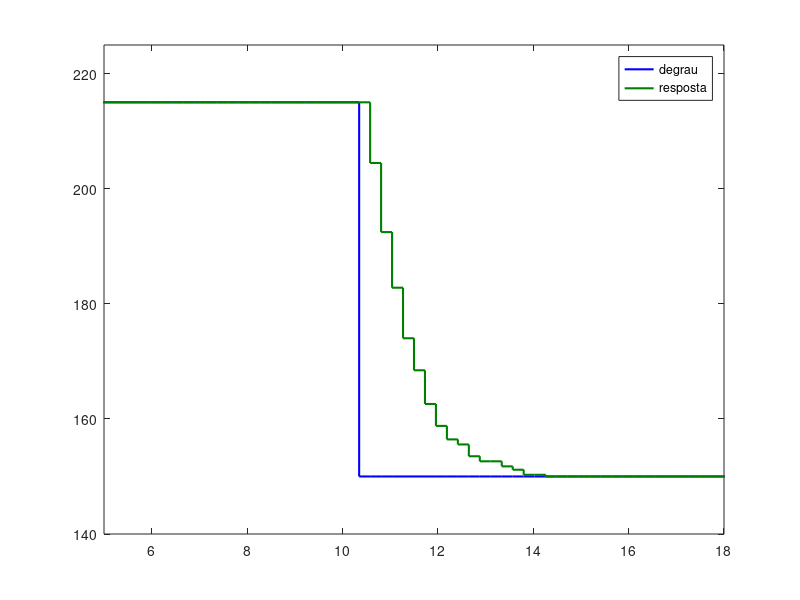
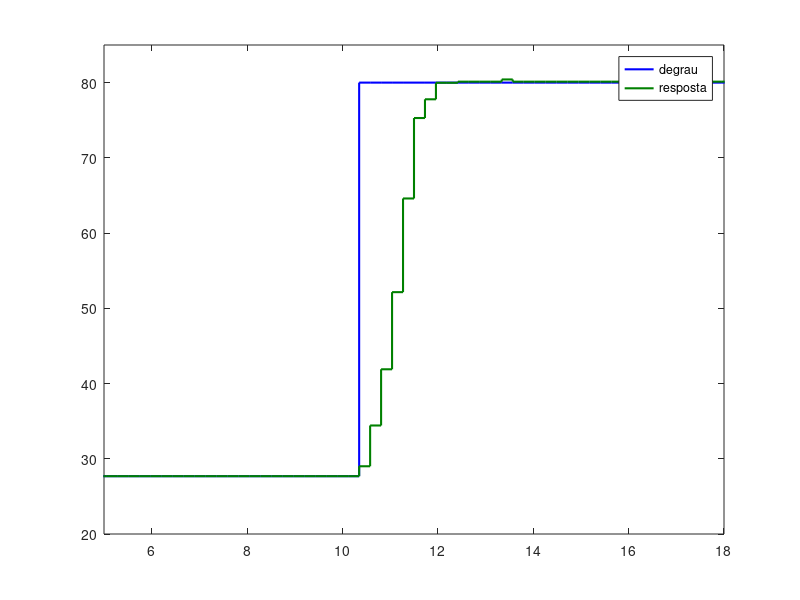
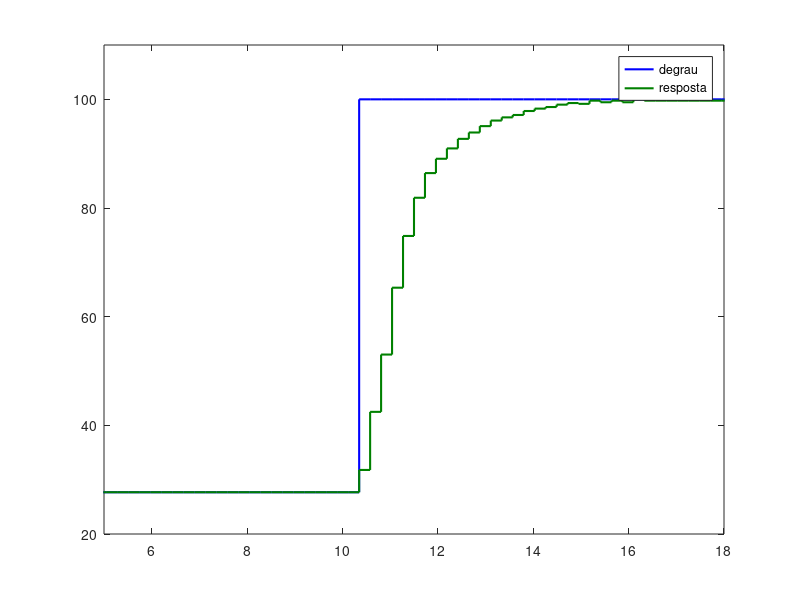

Reproduce these figures in MATLAB, in order.
clc;
close all;

load('data/step/base_215_150/outputBase0_23.mat')
load('data/step/shoulder_27_80/outputShoulder0_23.mat')
load('data/step/forearm_28_100/outputForearm0_23.mat')

darkGreen = [0, 0.5, 0];
darknessGreen = [0, 0.1, 0];

timeForearm0_23 = 0:0.23:19.78;

refBase0_23 = zeros(1,87);
refShoulder0_23 = zeros(1,87);
refForearm0_23 = zeros(1,87);

for idx = 1:87
    if idx <= 45
        refBase0_23(1,idx) = 215.0390625;
        refShoulder0_23(1,idx) = 27.685546875;
        refForearm0_23(1,idx) = 27.685546875;
    else
        refBase0_23(1,idx) = 150;
        refShoulder0_23(1,idx) = 80;
        refForearm0_23(1,idx) = 100;
    end
end

figure(1)
stairs(timeForearm0_23(1,:),refBase0_23(1,:),'b', 'LineWidth', 1.5);
hold on
stairs(timeForearm0_23(1,:),outputBase0_23(:,1),'Color',darkGreen, 'LineWidth', 1.5);
axis([5 18 140 225])
legend('degrau','resposta')

figure(2)
stairs(timeForearm0_23(1,:),refShoulder0_23(1,:),'b', 'LineWidth', 1.5);
hold on
stairs(timeForearm0_23(1,:),outputShoulder0_23(:,1),'Color',darkGreen, 'LineWidth', 1.5);
axis([5 18 20 85])
legend('degrau','resposta')

figure(3)
stairs(timeForearm0_23(1,:),refForearm0_23(1,:),'b', 'LineWidth', 1.5);
hold on
stairs(timeForearm0_23(1,:),outputForearm0_23(:,1),'Color',darkGreen, 'LineWidth', 1.5);
axis([5 18 20 110])
legend('degrau','resposta')

